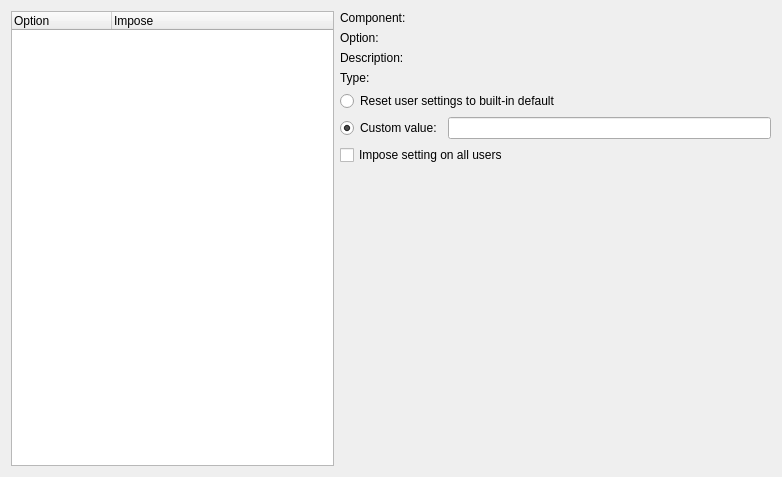
<ui version="4.0" >
 <class>MainWidget</class>
 <widget class="QWidget" name="MainWidget" >
  <property name="geometry" >
   <rect>
    <x>0</x>
    <y>0</y>
    <width>782</width>
    <height>477</height>
   </rect>
  </property>
  <property name="windowTitle" >
   <string>Form</string>
  </property>
  <layout class="QGridLayout" >
   <item rowspan="8" row="0" column="0" >
    <widget class="QTreeWidget" name="treeWidget" >
     <column>
      <property name="text" >
       <string>Option</string>
      </property>
     </column>
     <column>
      <property name="text" >
       <string>Impose</string>
      </property>
     </column>
    </widget>
   </item>
   <item row="0" column="1" colspan="2" >
    <layout class="QHBoxLayout" >
     <item>
      <widget class="QLabel" name="componentLabelLabel" >
       <property name="sizePolicy" >
        <sizepolicy vsizetype="Preferred" hsizetype="Preferred" >
         <horstretch>0</horstretch>
         <verstretch>0</verstretch>
        </sizepolicy>
       </property>
       <property name="text" >
        <string>Component:</string>
       </property>
      </widget>
     </item>
     <item>
      <widget class="QLabel" name="componentLabel" >
       <property name="sizePolicy" >
        <sizepolicy vsizetype="Preferred" hsizetype="Preferred" >
         <horstretch>1</horstretch>
         <verstretch>0</verstretch>
        </sizepolicy>
       </property>
       <property name="text" >
        <string/>
       </property>
      </widget>
     </item>
    </layout>
   </item>
   <item row="1" column="1" colspan="2" >
    <layout class="QHBoxLayout" >
     <item>
      <widget class="QLabel" name="optionLabelLabel" >
       <property name="text" >
        <string>Option:</string>
       </property>
      </widget>
     </item>
     <item>
      <widget class="QLabel" name="optionLabel" >
       <property name="sizePolicy" >
        <sizepolicy vsizetype="Preferred" hsizetype="Preferred" >
         <horstretch>1</horstretch>
         <verstretch>0</verstretch>
        </sizepolicy>
       </property>
       <property name="text" >
        <string/>
       </property>
       <property name="textFormat" >
        <enum>Qt::PlainText</enum>
       </property>
      </widget>
     </item>
    </layout>
   </item>
   <item row="2" column="1" colspan="2" >
    <layout class="QHBoxLayout" >
     <item>
      <widget class="QLabel" name="descriptionLabelLabel" >
       <property name="text" >
        <string>Description:</string>
       </property>
       <property name="alignment" >
        <set>Qt::AlignLeading|Qt::AlignLeft|Qt::AlignTop</set>
       </property>
      </widget>
     </item>
     <item>
      <widget class="QLabel" name="descriptionLabel" >
       <property name="sizePolicy" >
        <sizepolicy vsizetype="Preferred" hsizetype="Preferred" >
         <horstretch>1</horstretch>
         <verstretch>0</verstretch>
        </sizepolicy>
       </property>
       <property name="text" >
        <string/>
       </property>
       <property name="alignment" >
        <set>Qt::AlignLeading|Qt::AlignLeft|Qt::AlignTop</set>
       </property>
       <property name="wordWrap" >
        <bool>true</bool>
       </property>
      </widget>
     </item>
    </layout>
   </item>
   <item row="3" column="1" colspan="2" >
    <layout class="QHBoxLayout" >
     <item>
      <widget class="QLabel" name="typeLabelLabel" >
       <property name="text" >
        <string>Type:</string>
       </property>
      </widget>
     </item>
     <item>
      <widget class="QLabel" name="typeLabel" >
       <property name="sizePolicy" >
        <sizepolicy vsizetype="Preferred" hsizetype="Preferred" >
         <horstretch>1</horstretch>
         <verstretch>0</verstretch>
        </sizepolicy>
       </property>
       <property name="text" >
        <string/>
       </property>
       <property name="textFormat" >
        <enum>Qt::PlainText</enum>
       </property>
      </widget>
     </item>
    </layout>
   </item>
   <item row="4" column="1" colspan="2" >
    <widget class="QRadioButton" name="useDefaultRB" >
     <property name="text" >
      <string>Reset user settings to built-in default</string>
     </property>
     <property name="checked" >
      <bool>false</bool>
     </property>
    </widget>
   </item>
   <item row="5" column="1" >
    <widget class="QRadioButton" name="useCustomRB" >
     <property name="text" >
      <string>Custom value:</string>
     </property>
     <property name="checked" >
      <bool>true</bool>
     </property>
    </widget>
   </item>
   <item row="5" column="2" >
    <widget class="QLineEdit" name="valueLE" >
     <property name="enabled" >
      <bool>true</bool>
     </property>
     <property name="text" >
      <string/>
     </property>
    </widget>
   </item>
   <item row="6" column="1" colspan="2" >
    <widget class="QCheckBox" name="readOnlyBox" >
     <property name="text" >
      <string>Impose setting on all users</string>
     </property>
     <property name="checked" >
      <bool>false</bool>
     </property>
    </widget>
   </item>
   <item row="7" column="2" >
    <spacer>
     <property name="orientation" >
      <enum>Qt::Vertical</enum>
     </property>
     <property name="sizeHint" >
      <size>
       <width>316</width>
       <height>261</height>
      </size>
     </property>
    </spacer>
   </item>
  </layout>
 </widget>
 <resources/>
 <connections/>
</ui>
